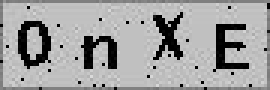
#> input picture captcha/tesseract-ocr+PIL/test_captcha2/0nxe.png, 90 x 30 px (shown 3 times larger)
$ python -i ocr_check_core.py   (imports and definitions only)   (Python 2 division)
#> lines starting #> are read from the running program, lines starting #| are printed output that depends on the picture; after the words box and inside, x2 and y2 are one past the last pixel; in counts of white or black regions, pixels touching at a corner belong together
#!/usr/bin/env python
# -*- coding: utf-8 -*-

import pandas as pd
import uuid
import os
import time
import pytesseract
import StringIO

from PIL import Image, ImageEnhance


'''
Eg:
    c = Captcha()
    c.decode_captcha(file_path)

Descript:
    1. 强化图片(增加对比度 亮度)
    2. 去单噪点
    3. 切割图片(向x轴投影)
    4. 去矢量形噪点 (分别向x轴，y轴投影, 找到连续且小于3的点)
    5. 删除空白图片
    6. 识别图片

'''


PRINT_IMG_LEVEL = 20
DOWNLOAD_LEVEL = 0
OPEN_COUNTS = 1

# [5 lines left out: function get_captcha_files, not called in this run]

def img_to_str(img):
    char = pytesseract.image_to_string(img, lang='eng', config="-psm 7 -c tessedit_char_whitelist=0123456789")
    return char


class Captcha(object):

    def __init__(self):
        self.counts = 0
        self.success_counts = 0
        self.errer_counts = 0
        self._white = (255, 255, 255)
        self._black = (0, 0, 0)
        pass

    # [6 lines left out: function binarization1, not called in this run]

    def graying(self, img):
        # 将RGB 彩图强化 二值化
        enhancer = ImageEnhance.Contrast(img) #增加对比对
        img = enhancer.enhance(2)
        # enhancer = ImageEnhance.Sharpness(img) #锐化
        # img = enhancer.enhance(2)
        enhancer = ImageEnhance.Brightness(img) #二值化
        img = enhancer.enhance(2)
        img = self.set_white_x_y(img)
        img = self.clear_point(img)
        split_img = self.spilt_columns_captcha(img)
        img_list = [ img.crop(i) for i in split_img ]

        return img_list


    # [43 lines left out: functions img_to_str2, captch_download, _debug_counts, decode_captcha, not called in this run]

    def clear_point(self, im):
        '''清除单噪点
        '''
        _tmpA = self._black
        _tmpB = self._white
        for j in range(1,(im.size[1]-1)):
            for i in range(1,(im.size[0]-1)):
                if (im.getpixel((i,j))==_tmpA and im.getpixel(((i-1),(j-1)))==_tmpB  and im.getpixel((i,(j-1)))==_tmpB
                    and im.getpixel(((i+1),(j-1)))==_tmpB  and im.getpixel(((i-1),j))==_tmpB  and im.getpixel(((i+1),j))==_tmpB
                    and im.getpixel(((i-1),(j+1)))==_tmpB  and im.getpixel((i,(j+1)))==_tmpB  and im.getpixel(((i+1),(j+1)))==_tmpB):
                    im.putpixel([i,j], _tmpB)
        return im

    def set_white_x_y(self, im):
        '''边缘填充
        '''
        for j in range(im.size[1]):
            for i in range(im.size[0]):
                if i==0 or i==(im.size[0]-1):
                    im.putpixel([i,j], self._white)

                if j==0 or j==(im.size[1]-1):
                    im.putpixel([i,j], self._white)
        return im

    def spilt_columns_captcha(self, im):
        '''横向切割
        '''
        up = 0
        down = int(im.size[1])-1
        left = 0
        right = 0

        _black_flag = 0
        _tmp = 0
        _split_list = []
        for w in xrange(left, im.size[0]):
            for h in xrange(1, im.size[1]):
                if im.getpixel((w, h)) == self._black:
                    _tmp = 1
            if not _black_flag and _tmp:
                _black_flag = 1
                left = w
            if _black_flag and not _tmp:
                _black_flag = 0
                right = w
                _split_list.append((left-1 if left else 0, up,right+1 if right < im.size[0] else im.size[0], down))
            _tmp = False
        return _split_list

    # [80 lines left out: functions map_rows_to_Y_captcha, map_cols_to_X_captcha, test, not called in this run]

# [4 lines not run here, left out]
    # # img_large = zoom_in_img(img)
    # # img_large.save('captcha_large.jpg', quality=100)

>>> from PIL import Image
>>> picture = Image.open('test_captcha2/0nxe.png')
#> picture is the input picture: PIL image 90x30 RGB; min 0, max 218, mean 160.7
>>> result = Captcha().graying(picture)
#> in graying, `img = enhancer.enhance(2)`:
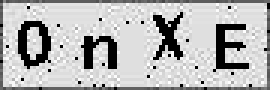
#> img: PIL image 90x30 RGB (shown 3 times larger); min 0, max 255, mean 181.5
#> in graying, `img = enhancer.enhance(2)`:
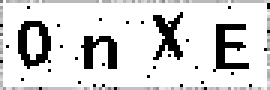
#> img: PIL image 90x30 RGB (shown 3 times larger); min 0, max 255, mean 214.6
#> after the loop in set_white_x_y, `for j in range(im.size[1]):`:
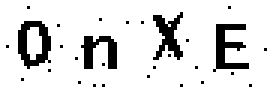
#> im: PIL image 90x30 RGB (shown 3 times larger); 86.6% white; black in thin lines or dots, all inside (x1, y1, x2, y2) = (2, 2, 89, 29)
#> after the loop in clear_point, `for j in range(1,(im.size[1]-1)):`:
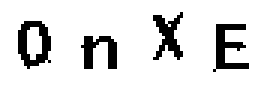
#> im: PIL image 90x30 RGB (shown 3 times larger); 87.5% white; black in thin lines or dots, all inside (x1, y1, x2, y2) = (6, 4, 83, 24)
#> in graying, `split_img = self.spilt_columns_captcha(img)`: split_img = [(5, 0, 18, 29), (26, 0, 40, 29), (50, 0, 62, 29), (70, 0, 84, 29)]
#> in graying, `img_list = [ img.crop(i) for i in split_img ]`: img_list = 4 items
#> result = 4 items

$ run again, on captcha/tesseract-ocr+PIL/test_captcha2/2rdn.png
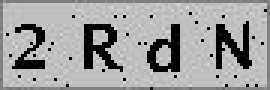
#> input picture captcha/tesseract-ocr+PIL/test_captcha2/2rdn.png, 90 x 30 px (shown 3 times larger)
#> picture is the input picture: PIL image 90x30 RGB; min 0, max 219, mean 157.6
#> after the loop in set_white_x_y, `for j in range(im.size[1]):`:
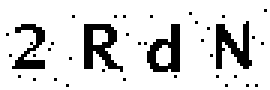
#> im: PIL image 90x30 RGB (shown 3 times larger); 84.8% white; black in thin lines or dots, all inside (x1, y1, x2, y2) = (2, 3, 89, 29)
#> after the loop in clear_point, `for j in range(1,(im.size[1]-1)):`:
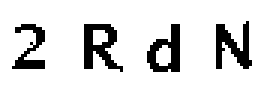
#> im: PIL image 90x30 RGB (shown 3 times larger); 86% white; black in thin lines or dots, all inside (x1, y1, x2, y2) = (4, 7, 84, 24)
#> split_img = [(3, 0, 16, 29), (27, 0, 42, 29), (48, 0, 61, 29), (71, 0, 85, 29)]
#> img_list = 4 items

$ run again, on captcha/tesseract-ocr+PIL/test_captcha2/3bj9.png
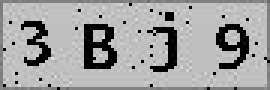
#> input picture captcha/tesseract-ocr+PIL/test_captcha2/3bj9.png, 90 x 30 px (shown 3 times larger)
#> picture is the input picture: PIL image 90x30 RGB; min 0, max 222, mean 160.6
#> after the loop in set_white_x_y, `for j in range(im.size[1]):`:
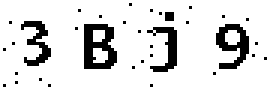
#> im: PIL image 90x30 RGB (shown 3 times larger); 86.4% white; black in thin lines or dots
#> after the loop in clear_point, `for j in range(1,(im.size[1]-1)):`:
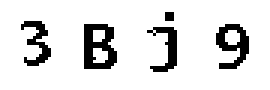
#> im: PIL image 90x30 RGB (shown 3 times larger); 87.5% white; black in thin lines or dots, all inside (x1, y1, x2, y2) = (7, 4, 83, 24)
#> split_img = [(6, 0, 18, 29), (27, 0, 40, 29), (48, 0, 60, 29), (71, 0, 84, 29)]
#> img_list = 4 items

$ run again, on captcha/tesseract-ocr+PIL/test_captcha2/3h3v.png
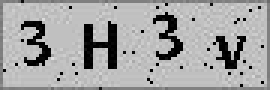
#> input picture captcha/tesseract-ocr+PIL/test_captcha2/3h3v.png, 90 x 30 px (shown 3 times larger)
#> picture is the input picture: PIL image 90x30 RGB; min 0, max 222, mean 163.6
#> after the loop in set_white_x_y, `for j in range(im.size[1]):`:
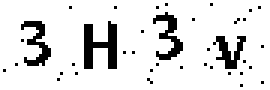
#> im: PIL image 90x30 RGB (shown 3 times larger); 88% white; black in thin lines or dots
#> after the loop in clear_point, `for j in range(1,(im.size[1]-1)):`:
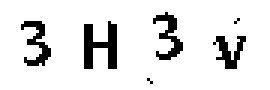
#> im: PIL image 90x30 RGB (shown 3 times larger); 89.2% white; black in thin lines or dots, all inside (x1, y1, x2, y2) = (7, 4, 82, 28)
#> split_img = [(6, 0, 18, 29), (27, 0, 40, 29), (48, 0, 62, 29), (70, 0, 83, 29)]
#> img_list = 4 items
